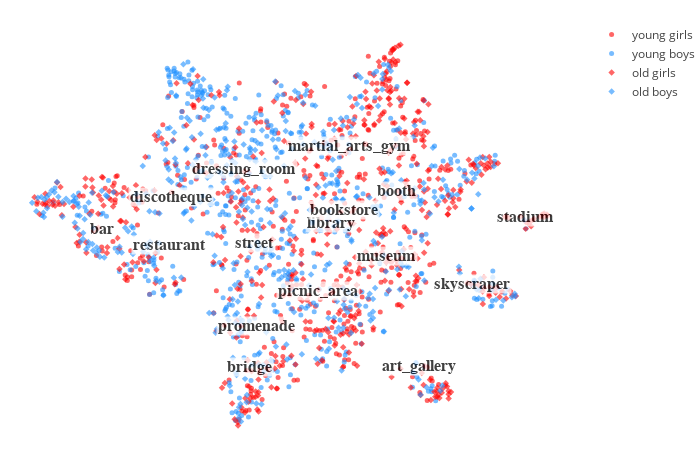

The cell this chart's notebook holds for it:
### Code cell
X_young_girls, Y_young_girls, young_girls_labels = [], [], []
X_young_boys, Y_young_boys, young_boys_labels = [], [], []
X_old_girls, Y_old_girls, old_girls_labels = [], [], []
X_old_boys, Y_old_boys, old_boys_labels = [], [], []

GENDER_TRESHOLD = np.median(complex_table['mean'])
AGE_TRESHOLD = np.median(complex_table['50 per'])

for j, location_id in enumerate(complex_table['id'].tolist()):
    relevant_row = complex_table['id'] == location_id
    xval = visual_data[0][relevant_row][0]
    yval = visual_data[1][relevant_row][0]
    label = make_readable(id2loc[location_id])
    
    if complex_table.iloc[j]['mean'] <= GENDER_TRESHOLD and \
       complex_table.iloc[j]['50 per'] <= AGE_TRESHOLD:
            
        X_young_girls.append(xval)
        Y_young_girls.append(yval)
        young_girls_labels.append(label) 
        
    elif complex_table.iloc[j]['mean'] > GENDER_TRESHOLD and \
         complex_table.iloc[j]['50 per'] <= AGE_TRESHOLD:
            
        X_young_boys.append(xval)
        Y_young_boys.append(yval)
        young_boys_labels.append(label) 
        
    elif complex_table.iloc[j]['mean'] <= GENDER_TRESHOLD and \
         complex_table.iloc[j]['50 per'] > AGE_TRESHOLD:
            
        X_old_girls.append(xval)
        Y_old_girls.append(yval)
        old_girls_labels.append(label) 
            
    elif complex_table.iloc[j]['mean'] > GENDER_TRESHOLD and \
         complex_table.iloc[j]['50 per'] > AGE_TRESHOLD:
            
        X_old_boys.append(xval)
        Y_old_boys.append(yval)
        old_boys_labels.append(label) 

MARKER_SIZE = 5
MARKER_OPACITY = 0.6
BOYS_COLOR = 'dodgerblue'
GIRLS_COLOR = 'red'

young_girls_marker = dict(size=MARKER_SIZE, opacity=MARKER_OPACITY, 
                          color=GIRLS_COLOR, symbol='circle')
young_boys_marker = dict(size=MARKER_SIZE, opacity=MARKER_OPACITY, 
                         color=BOYS_COLOR, symbol='circle')
old_girls_marker = dict(size=MARKER_SIZE, opacity=MARKER_OPACITY, 
                        color=GIRLS_COLOR, symbol='diamond')
old_boys_marker = dict(size=MARKER_SIZE, opacity=MARKER_OPACITY, 
                       color=BOYS_COLOR, symbol='diamond')

X_set = [X_young_girls, X_young_boys, X_old_girls, X_old_boys]
Y_set = [Y_young_girls, Y_young_boys, Y_old_girls, Y_old_boys]
labels_set = [young_girls_labels, young_boys_labels, old_girls_labels, old_boys_labels]
markers_set = [young_girls_marker, young_boys_marker, old_girls_marker, old_boys_marker]
titles = ['young girls' ,'young boys', 'old girls', 'old boys']

data = []
for k in range(4):
    data.append(go.Scatter(x=X_set[k], y=Y_set[k], 
                   text=labels_set[k], 
                   marker=markers_set[k],
                   name=titles[k], 
                   mode='markers',
                   hoverinfo='text'))
    
MARGIN = dict(l=0, r=30, b=0, t=20)
PLOT_HEIGHT = 450
PLOT_WIDTH = 700

axis_style = dict(showticklabels=False, zeroline=False, showgrid=False)
layout = go.Layout(height=PLOT_HEIGHT, width=PLOT_WIDTH,
                    margin=MARGIN, hovermode='closest',
                    xaxis=axis_style, yaxis=axis_style)

fig = go.Figure(data=data, layout=layout)

FONT_COLOR = 'black'
MIN_DISTANCE = 10
FONT_SIZE = 16
ANNOTATION_OPACITY = 0.75

fig['layout']['annotations'] = build_annotations()

py.iplot(fig, show_link=False)

### Figure 1 — Plotly figure (JSON) as saved in the notebook; plotly's stock layout.template omitted (floating-point values rounded to 4 significant figures; data arrays with more than 128 entries replaced by an {"elided": "..."} marker saying what was removed)
{"data": [{"hoverinfo": "text", "marker": {"color": "red", "opacity": 0.6, "size": 5, "symbol": "circle"}, "mode": "markers", "name": "young girls", "text": {"elided": "374 str values"}, "type": "scatter", "uid": "a1bdb73e-ddf6-11e8-9f2d-3c15c2cf2370", "x": {"elided": "374 float values"}, "y": {"elided": "374 float values"}}, {"hoverinfo": "text", "marker": {"color": "dodgerblue", "opacity": 0.6, "size": 5, "symbol": "circle"}, "mode": "markers", "name": "young boys", "text": {"elided": "484 str values"}, "type": "scatter", "uid": "a1bdb914-ddf6-11e8-b63e-3c15c2cf2370", "x": {"elided": "484 float values"}, "y": {"elided": "484 float values"}}, {"hoverinfo": "text", "marker": {"color": "red", "opacity": 0.6, "size": 5, "symbol": "diamond"}, "mode": "markers", "name": "old girls", "text": {"elided": "484 str values"}, "type": "scatter", "uid": "a1bdba18-ddf6-11e8-927d-3c15c2cf2370", "x": {"elided": "484 float values"}, "y": {"elided": "484 float values"}}, {"hoverinfo": "text", "marker": {"color": "dodgerblue", "opacity": 0.6, "size": 5, "symbol": "diamond"}, "mode": "markers", "name": "old boys", "text": {"elided": "374 str values"}, "type": "scatter", "uid": "a1bdbae8-ddf6-11e8-b9eb-3c15c2cf2370", "x": {"elided": "374 float values"}, "y": {"elided": "374 float values"}}], "layout": {"annotations": [{"bgcolor": "white", "font": {"color": "black", "family": "Helvetica", "size": 16}, "opacity": 0.75, "showarrow": false, "text": "<b>library</b>", "x": 7.238, "xanchor": "center", "y": -0.3985}, {"bgcolor": "white", "font": {"color": "black", "family": "Helvetica", "size": 16}, "opacity": 0.75, "showarrow": false, "text": "<b>restaurant</b>", "x": -27.3, "xanchor": "center", "y": -5.986}, {"bgcolor": "white", "font": {"color": "black", "family": "Helvetica", "size": 16}, "opacity": 0.75, "showarrow": false, "text": "<b>street</b>", "x": -9.113, "xanchor": "center", "y": -5.509}, {"bgcolor": "white", "font": {"color": "black", "family": "Helvetica", "size": 16}, "opacity": 0.75, "showarrow": false, "text": "<b>bar</b>", "x": -41.64, "xanchor": "center", "y": -2.039}, {"bgcolor": "white", "font": {"color": "black", "family": "Helvetica", "size": 16}, "opacity": 0.75, "showarrow": false, "text": "<b>discotheque</b>", "x": -26.81, "xanchor": "center", "y": 6.074}, {"bgcolor": "white", "font": {"color": "black", "family": "Helvetica", "size": 16}, "opacity": 0.75, "showarrow": false, "text": "<b>promenade</b>", "x": -8.787, "xanchor": "center", "y": -25.93}, {"bgcolor": "white", "font": {"color": "black", "family": "Helvetica", "size": 16}, "opacity": 0.75, "showarrow": false, "text": "<b>museum</b>", "x": 18.93, "xanchor": "center", "y": -8.649}, {"bgcolor": "white", "font": {"color": "black", "family": "Helvetica", "size": 16}, "opacity": 0.75, "showarrow": false, "text": "<b>art_gallery</b>", "x": 25.78, "xanchor": "center", "y": -35.94}, {"bgcolor": "white", "font": {"color": "black", "family": "Helvetica", "size": 16}, "opacity": 0.75, "showarrow": false, "text": "<b>bridge</b>", "x": -10.24, "xanchor": "center", "y": -36.1}, {"bgcolor": "white", "font": {"color": "black", "family": "Helvetica", "size": 16}, "opacity": 0.75, "showarrow": false, "text": "<b>dressing_room</b>", "x": -11.32, "xanchor": "center", "y": 12.9}, {"bgcolor": "white", "font": {"color": "black", "family": "Helvetica", "size": 16}, "opacity": 0.75, "showarrow": false, "text": "<b>picnic_area</b>", "x": 4.375, "xanchor": "center", "y": -17.28}, {"bgcolor": "white", "font": {"color": "black", "family": "Helvetica", "size": 16}, "opacity": 0.75, "showarrow": false, "text": "<b>skyscraper</b>", "x": 37.15, "xanchor": "center", "y": -15.52}, {"bgcolor": "white", "font": {"color": "black", "family": "Helvetica", "size": 16}, "opacity": 0.75, "showarrow": false, "text": "<b>bookstore</b>", "x": 9.902, "xanchor": "center", "y": 2.842}, {"bgcolor": "white", "font": {"color": "black", "family": "Helvetica", "size": 16}, "opacity": 0.75, "showarrow": false, "text": "<b>stadium</b>", "x": 48.63, "xanchor": "center", "y": 1.061}, {"bgcolor": "white", "font": {"color": "black", "family": "Helvetica", "size": 16}, "opacity": 0.75, "showarrow": false, "text": "<b>booth</b>", "x": 21.07, "xanchor": "center", "y": 7.5}, {"bgcolor": "white", "font": {"color": "black", "family": "Helvetica", "size": 16}, "opacity": 0.75, "showarrow": false, "text": "<b>martial_arts_gym</b>", "x": 11.0, "xanchor": "center", "y": 18.71}], "height": 450, "hovermode": "closest", "margin": {"b": 0, "l": 0, "r": 30, "t": 20}, "width": 700, "xaxis": {"showgrid": false, "showticklabels": false, "zeroline": false}, "yaxis": {"showgrid": false, "showticklabels": false, "zeroline": false}}}
